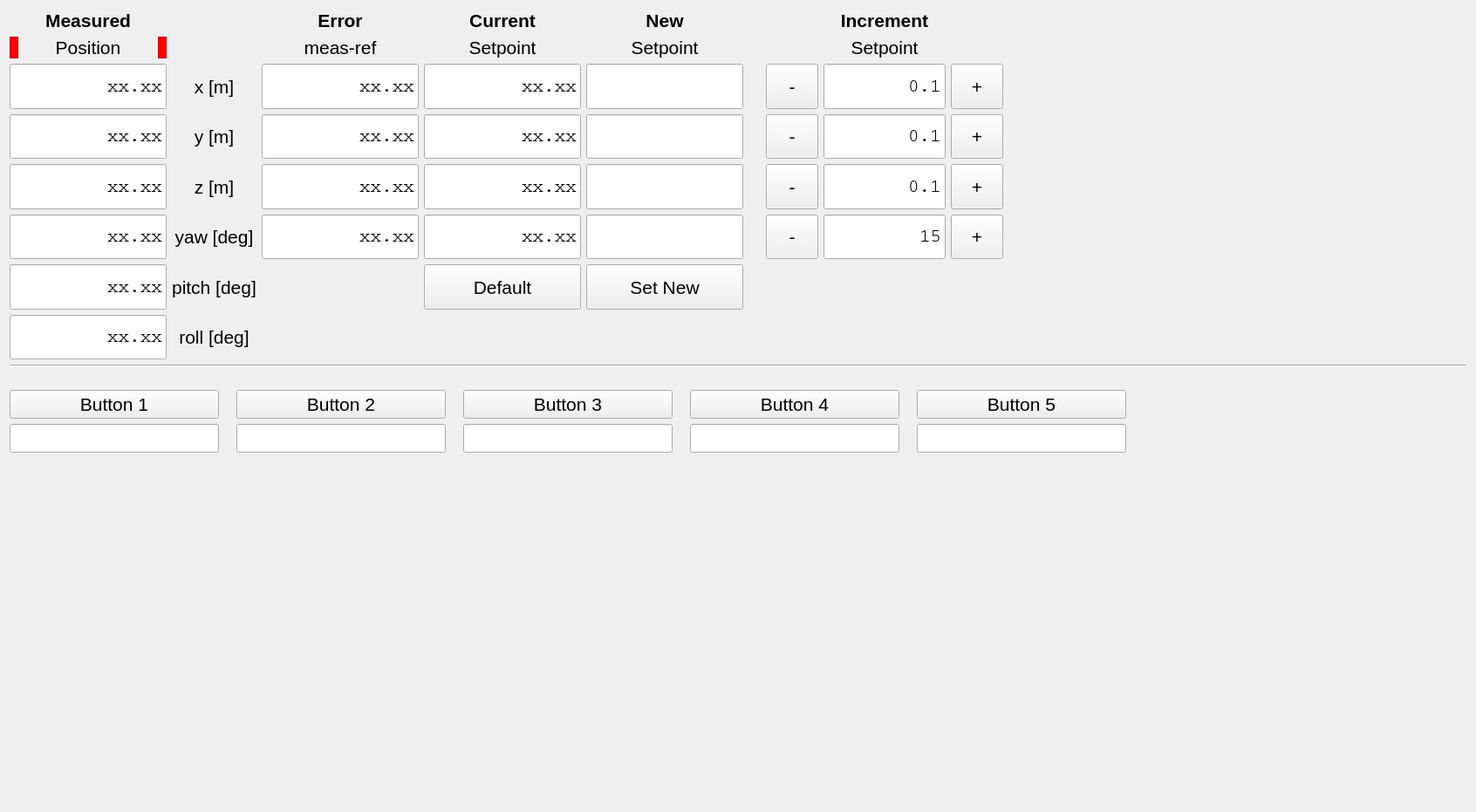
<?xml version="1.0" encoding="UTF-8"?>
<ui version="4.0">
 <class>StudentControllerTab</class>
 <widget class="QWidget" name="StudentControllerTab">
  <property name="geometry">
   <rect>
    <x>0</x>
    <y>0</y>
    <width>1692</width>
    <height>931</height>
   </rect>
  </property>
  <property name="font">
   <font>
    <pointsize>16</pointsize>
   </font>
  </property>
  <property name="windowTitle">
   <string>Form</string>
  </property>
  <layout class="QGridLayout" name="gridLayout">
   <item row="12" column="0" rowspan="2">
    <layout class="QGridLayout" name="gridLayout_3">
     <property name="leftMargin">
      <number>0</number>
     </property>
     <property name="topMargin">
      <number>0</number>
     </property>
     <property name="rightMargin">
      <number>0</number>
     </property>
     <property name="bottomMargin">
      <number>0</number>
     </property>
     <property name="horizontalSpacing">
      <number>20</number>
     </property>
     <item row="0" column="1">
      <widget class="QPushButton" name="custom_button_2">
       <property name="sizePolicy">
        <sizepolicy hsizetype="MinimumExpanding" vsizetype="MinimumExpanding">
         <horstretch>0</horstretch>
         <verstretch>0</verstretch>
        </sizepolicy>
       </property>
       <property name="maximumSize">
        <size>
         <width>240</width>
         <height>60</height>
        </size>
       </property>
       <property name="text">
        <string>Button 2</string>
       </property>
      </widget>
     </item>
     <item row="0" column="3">
      <widget class="QPushButton" name="custom_button_4">
       <property name="sizePolicy">
        <sizepolicy hsizetype="MinimumExpanding" vsizetype="MinimumExpanding">
         <horstretch>0</horstretch>
         <verstretch>0</verstretch>
        </sizepolicy>
       </property>
       <property name="maximumSize">
        <size>
         <width>240</width>
         <height>60</height>
        </size>
       </property>
       <property name="text">
        <string>Button 4</string>
       </property>
      </widget>
     </item>
     <item row="1" column="0">
      <widget class="QLineEdit" name="lineEdit_custom_1">
       <property name="sizePolicy">
        <sizepolicy hsizetype="MinimumExpanding" vsizetype="MinimumExpanding">
         <horstretch>0</horstretch>
         <verstretch>0</verstretch>
        </sizepolicy>
       </property>
       <property name="maximumSize">
        <size>
         <width>240</width>
         <height>60</height>
        </size>
       </property>
       <property name="alignment">
        <set>Qt::AlignRight|Qt::AlignTrailing|Qt::AlignVCenter</set>
       </property>
      </widget>
     </item>
     <item row="0" column="2">
      <widget class="QPushButton" name="custom_button_3">
       <property name="sizePolicy">
        <sizepolicy hsizetype="MinimumExpanding" vsizetype="MinimumExpanding">
         <horstretch>0</horstretch>
         <verstretch>0</verstretch>
        </sizepolicy>
       </property>
       <property name="maximumSize">
        <size>
         <width>240</width>
         <height>60</height>
        </size>
       </property>
       <property name="text">
        <string>Button 3</string>
       </property>
      </widget>
     </item>
     <item row="0" column="0">
      <widget class="QPushButton" name="custom_button_1">
       <property name="sizePolicy">
        <sizepolicy hsizetype="MinimumExpanding" vsizetype="MinimumExpanding">
         <horstretch>0</horstretch>
         <verstretch>0</verstretch>
        </sizepolicy>
       </property>
       <property name="maximumSize">
        <size>
         <width>240</width>
         <height>60</height>
        </size>
       </property>
       <property name="text">
        <string>Button 1</string>
       </property>
      </widget>
     </item>
     <item row="0" column="5">
      <spacer name="horizontalSpacer">
       <property name="orientation">
        <enum>Qt::Horizontal</enum>
       </property>
       <property name="sizeHint" stdset="0">
        <size>
         <width>40</width>
         <height>20</height>
        </size>
       </property>
      </spacer>
     </item>
     <item row="0" column="4">
      <widget class="QPushButton" name="custom_button_5">
       <property name="sizePolicy">
        <sizepolicy hsizetype="MinimumExpanding" vsizetype="MinimumExpanding">
         <horstretch>0</horstretch>
         <verstretch>0</verstretch>
        </sizepolicy>
       </property>
       <property name="maximumSize">
        <size>
         <width>240</width>
         <height>60</height>
        </size>
       </property>
       <property name="text">
        <string>Button 5</string>
       </property>
      </widget>
     </item>
     <item row="1" column="1">
      <widget class="QLineEdit" name="lineEdit_custom_2">
       <property name="sizePolicy">
        <sizepolicy hsizetype="MinimumExpanding" vsizetype="MinimumExpanding">
         <horstretch>0</horstretch>
         <verstretch>0</verstretch>
        </sizepolicy>
       </property>
       <property name="maximumSize">
        <size>
         <width>240</width>
         <height>60</height>
        </size>
       </property>
       <property name="alignment">
        <set>Qt::AlignRight|Qt::AlignTrailing|Qt::AlignVCenter</set>
       </property>
      </widget>
     </item>
     <item row="1" column="2">
      <widget class="QLineEdit" name="lineEdit_custom_3">
       <property name="sizePolicy">
        <sizepolicy hsizetype="MinimumExpanding" vsizetype="MinimumExpanding">
         <horstretch>0</horstretch>
         <verstretch>0</verstretch>
        </sizepolicy>
       </property>
       <property name="maximumSize">
        <size>
         <width>240</width>
         <height>60</height>
        </size>
       </property>
       <property name="alignment">
        <set>Qt::AlignRight|Qt::AlignTrailing|Qt::AlignVCenter</set>
       </property>
      </widget>
     </item>
     <item row="1" column="3">
      <widget class="QLineEdit" name="lineEdit_custom_4">
       <property name="sizePolicy">
        <sizepolicy hsizetype="MinimumExpanding" vsizetype="MinimumExpanding">
         <horstretch>0</horstretch>
         <verstretch>0</verstretch>
        </sizepolicy>
       </property>
       <property name="maximumSize">
        <size>
         <width>240</width>
         <height>60</height>
        </size>
       </property>
       <property name="alignment">
        <set>Qt::AlignRight|Qt::AlignTrailing|Qt::AlignVCenter</set>
       </property>
      </widget>
     </item>
     <item row="1" column="4">
      <widget class="QLineEdit" name="lineEdit_custom_5">
       <property name="sizePolicy">
        <sizepolicy hsizetype="MinimumExpanding" vsizetype="MinimumExpanding">
         <horstretch>0</horstretch>
         <verstretch>0</verstretch>
        </sizepolicy>
       </property>
       <property name="maximumSize">
        <size>
         <width>240</width>
         <height>60</height>
        </size>
       </property>
       <property name="alignment">
        <set>Qt::AlignRight|Qt::AlignTrailing|Qt::AlignVCenter</set>
       </property>
      </widget>
     </item>
    </layout>
   </item>
   <item row="9" column="0">
    <layout class="QGridLayout" name="gridLayout_2">
     <property name="leftMargin">
      <number>0</number>
     </property>
     <property name="topMargin">
      <number>0</number>
     </property>
     <property name="rightMargin">
      <number>0</number>
     </property>
     <property name="bottomMargin">
      <number>0</number>
     </property>
     <item row="0" column="0">
      <widget class="QLabel" name="label_measured_title">
       <property name="font">
        <font>
         <weight>75</weight>
         <bold>true</bold>
        </font>
       </property>
       <property name="text">
        <string>Measured</string>
       </property>
       <property name="alignment">
        <set>Qt::AlignCenter</set>
       </property>
      </widget>
     </item>
     <item row="3" column="2">
      <widget class="QLineEdit" name="lineEdit_error_x">
       <property name="sizePolicy">
        <sizepolicy hsizetype="MinimumExpanding" vsizetype="MinimumExpanding">
         <horstretch>0</horstretch>
         <verstretch>0</verstretch>
        </sizepolicy>
       </property>
       <property name="maximumSize">
        <size>
         <width>180</width>
         <height>60</height>
        </size>
       </property>
       <property name="font">
        <font>
         <family>Courier</family>
        </font>
       </property>
       <property name="text">
        <string>xx.xx</string>
       </property>
       <property name="alignment">
        <set>Qt::AlignRight|Qt::AlignTrailing|Qt::AlignVCenter</set>
       </property>
       <property name="readOnly">
        <bool>true</bool>
       </property>
      </widget>
     </item>
     <item row="1" column="0">
      <layout class="QHBoxLayout" name="horizontalLayout_5">
       <property name="spacing">
        <number>0</number>
       </property>
       <property name="leftMargin">
        <number>0</number>
       </property>
       <property name="topMargin">
        <number>0</number>
       </property>
       <property name="rightMargin">
        <number>0</number>
       </property>
       <property name="bottomMargin">
        <number>0</number>
       </property>
       <item>
        <widget class="QFrame" name="red_frame_position_left">
         <property name="maximumSize">
          <size>
           <width>10</width>
           <height>16777215</height>
          </size>
         </property>
         <property name="styleSheet">
          <string notr="true">background-color:red;</string>
         </property>
         <property name="frameShape">
          <enum>QFrame::StyledPanel</enum>
         </property>
         <property name="frameShadow">
          <enum>QFrame::Raised</enum>
         </property>
        </widget>
       </item>
       <item>
        <widget class="QLabel" name="label_measured_title_line2">
         <property name="text">
          <string>Position</string>
         </property>
         <property name="alignment">
          <set>Qt::AlignCenter</set>
         </property>
        </widget>
       </item>
       <item>
        <widget class="QFrame" name="red_frame_position_right">
         <property name="maximumSize">
          <size>
           <width>10</width>
           <height>16777215</height>
          </size>
         </property>
         <property name="styleSheet">
          <string notr="true">background-color:red;</string>
         </property>
         <property name="frameShape">
          <enum>QFrame::StyledPanel</enum>
         </property>
         <property name="frameShadow">
          <enum>QFrame::Raised</enum>
         </property>
        </widget>
       </item>
      </layout>
     </item>
     <item row="3" column="1">
      <widget class="QLabel" name="label_row_x">
       <property name="maximumSize">
        <size>
         <width>16777215</width>
         <height>60</height>
        </size>
       </property>
       <property name="text">
        <string>x [m]</string>
       </property>
       <property name="alignment">
        <set>Qt::AlignCenter</set>
       </property>
      </widget>
     </item>
     <item row="5" column="1">
      <widget class="QLabel" name="label_row_z">
       <property name="maximumSize">
        <size>
         <width>16777215</width>
         <height>60</height>
        </size>
       </property>
       <property name="text">
        <string>z [m]</string>
       </property>
       <property name="alignment">
        <set>Qt::AlignCenter</set>
       </property>
      </widget>
     </item>
     <item row="6" column="1">
      <widget class="QLabel" name="label_row_yaw">
       <property name="maximumSize">
        <size>
         <width>16777215</width>
         <height>60</height>
        </size>
       </property>
       <property name="text">
        <string>yaw [deg]</string>
       </property>
       <property name="alignment">
        <set>Qt::AlignCenter</set>
       </property>
      </widget>
     </item>
     <item row="3" column="6">
      <layout class="QHBoxLayout" name="horizontalLayout">
       <item>
        <widget class="QPushButton" name="x_increment_minus_button">
         <property name="sizePolicy">
          <sizepolicy hsizetype="MinimumExpanding" vsizetype="Fixed">
           <horstretch>0</horstretch>
           <verstretch>0</verstretch>
          </sizepolicy>
         </property>
         <property name="maximumSize">
          <size>
           <width>60</width>
           <height>60</height>
          </size>
         </property>
         <property name="text">
          <string>-</string>
         </property>
        </widget>
       </item>
       <item>
        <widget class="QLineEdit" name="lineEdit_setpoint_increment_x">
         <property name="sizePolicy">
          <sizepolicy hsizetype="MinimumExpanding" vsizetype="Fixed">
           <horstretch>0</horstretch>
           <verstretch>0</verstretch>
          </sizepolicy>
         </property>
         <property name="maximumSize">
          <size>
           <width>140</width>
           <height>60</height>
          </size>
         </property>
         <property name="font">
          <font>
           <family>Courier</family>
          </font>
         </property>
         <property name="text">
          <string>0.1</string>
         </property>
         <property name="alignment">
          <set>Qt::AlignRight|Qt::AlignTrailing|Qt::AlignVCenter</set>
         </property>
        </widget>
       </item>
       <item>
        <widget class="QPushButton" name="x_increment_plus_button">
         <property name="maximumSize">
          <size>
           <width>60</width>
           <height>60</height>
          </size>
         </property>
         <property name="text">
          <string>+</string>
         </property>
        </widget>
       </item>
      </layout>
     </item>
     <item row="3" column="5">
      <spacer name="horizontalSpacer_2">
       <property name="orientation">
        <enum>Qt::Horizontal</enum>
       </property>
       <property name="sizeType">
        <enum>QSizePolicy::Fixed</enum>
       </property>
       <property name="sizeHint" stdset="0">
        <size>
         <width>20</width>
         <height>20</height>
        </size>
       </property>
      </spacer>
     </item>
     <item row="4" column="1">
      <widget class="QLabel" name="label_row_y">
       <property name="maximumSize">
        <size>
         <width>16777215</width>
         <height>60</height>
        </size>
       </property>
       <property name="text">
        <string>y [m]</string>
       </property>
       <property name="alignment">
        <set>Qt::AlignCenter</set>
       </property>
      </widget>
     </item>
     <item row="7" column="1">
      <widget class="QLabel" name="label_row_pitch">
       <property name="maximumSize">
        <size>
         <width>16777215</width>
         <height>60</height>
        </size>
       </property>
       <property name="text">
        <string>pitch [deg]</string>
       </property>
       <property name="alignment">
        <set>Qt::AlignCenter</set>
       </property>
      </widget>
     </item>
     <item row="8" column="1">
      <widget class="QLabel" name="label_row_roll">
       <property name="maximumSize">
        <size>
         <width>16777215</width>
         <height>60</height>
        </size>
       </property>
       <property name="text">
        <string>roll [deg]</string>
       </property>
       <property name="alignment">
        <set>Qt::AlignCenter</set>
       </property>
      </widget>
     </item>
     <item row="1" column="2">
      <widget class="QLabel" name="label_error_title_line2">
       <property name="text">
        <string>meas-ref</string>
       </property>
       <property name="alignment">
        <set>Qt::AlignCenter</set>
       </property>
      </widget>
     </item>
     <item row="1" column="3">
      <widget class="QLabel" name="label_current_title_2">
       <property name="text">
        <string>Setpoint</string>
       </property>
       <property name="alignment">
        <set>Qt::AlignCenter</set>
       </property>
      </widget>
     </item>
     <item row="0" column="2">
      <widget class="QLabel" name="label_error_title">
       <property name="font">
        <font>
         <weight>75</weight>
         <bold>true</bold>
        </font>
       </property>
       <property name="text">
        <string>Error</string>
       </property>
       <property name="alignment">
        <set>Qt::AlignCenter</set>
       </property>
      </widget>
     </item>
     <item row="7" column="3">
      <widget class="QPushButton" name="default_setpoint_button">
       <property name="sizePolicy">
        <sizepolicy hsizetype="MinimumExpanding" vsizetype="MinimumExpanding">
         <horstretch>0</horstretch>
         <verstretch>0</verstretch>
        </sizepolicy>
       </property>
       <property name="maximumSize">
        <size>
         <width>180</width>
         <height>60</height>
        </size>
       </property>
       <property name="text">
        <string>Default</string>
       </property>
      </widget>
     </item>
     <item row="0" column="4">
      <widget class="QLabel" name="label_new_title">
       <property name="font">
        <font>
         <weight>75</weight>
         <bold>true</bold>
        </font>
       </property>
       <property name="text">
        <string>New</string>
       </property>
       <property name="alignment">
        <set>Qt::AlignCenter</set>
       </property>
      </widget>
     </item>
     <item row="1" column="4">
      <widget class="QLabel" name="label_new_title_line2">
       <property name="text">
        <string>Setpoint</string>
       </property>
       <property name="alignment">
        <set>Qt::AlignCenter</set>
       </property>
      </widget>
     </item>
     <item row="4" column="2">
      <widget class="QLineEdit" name="lineEdit_error_y">
       <property name="sizePolicy">
        <sizepolicy hsizetype="MinimumExpanding" vsizetype="MinimumExpanding">
         <horstretch>0</horstretch>
         <verstretch>0</verstretch>
        </sizepolicy>
       </property>
       <property name="maximumSize">
        <size>
         <width>180</width>
         <height>60</height>
        </size>
       </property>
       <property name="font">
        <font>
         <family>Courier</family>
        </font>
       </property>
       <property name="text">
        <string>xx.xx</string>
       </property>
       <property name="alignment">
        <set>Qt::AlignRight|Qt::AlignTrailing|Qt::AlignVCenter</set>
       </property>
       <property name="readOnly">
        <bool>true</bool>
       </property>
      </widget>
     </item>
     <item row="5" column="2">
      <widget class="QLineEdit" name="lineEdit_error_z">
       <property name="sizePolicy">
        <sizepolicy hsizetype="MinimumExpanding" vsizetype="MinimumExpanding">
         <horstretch>0</horstretch>
         <verstretch>0</verstretch>
        </sizepolicy>
       </property>
       <property name="maximumSize">
        <size>
         <width>180</width>
         <height>60</height>
        </size>
       </property>
       <property name="font">
        <font>
         <family>Courier</family>
        </font>
       </property>
       <property name="text">
        <string>xx.xx</string>
       </property>
       <property name="alignment">
        <set>Qt::AlignRight|Qt::AlignTrailing|Qt::AlignVCenter</set>
       </property>
       <property name="readOnly">
        <bool>true</bool>
       </property>
      </widget>
     </item>
     <item row="6" column="2">
      <widget class="QLineEdit" name="lineEdit_error_yaw">
       <property name="sizePolicy">
        <sizepolicy hsizetype="MinimumExpanding" vsizetype="MinimumExpanding">
         <horstretch>0</horstretch>
         <verstretch>0</verstretch>
        </sizepolicy>
       </property>
       <property name="maximumSize">
        <size>
         <width>180</width>
         <height>60</height>
        </size>
       </property>
       <property name="font">
        <font>
         <family>Courier</family>
        </font>
       </property>
       <property name="text">
        <string>xx.xx</string>
       </property>
       <property name="alignment">
        <set>Qt::AlignRight|Qt::AlignTrailing|Qt::AlignVCenter</set>
       </property>
       <property name="readOnly">
        <bool>true</bool>
       </property>
      </widget>
     </item>
     <item row="0" column="3">
      <widget class="QLabel" name="label_current_title">
       <property name="font">
        <font>
         <weight>75</weight>
         <bold>true</bold>
        </font>
       </property>
       <property name="text">
        <string>Current</string>
       </property>
       <property name="alignment">
        <set>Qt::AlignCenter</set>
       </property>
      </widget>
     </item>
     <item row="4" column="3">
      <widget class="QLineEdit" name="lineEdit_setpoint_current_y">
       <property name="sizePolicy">
        <sizepolicy hsizetype="MinimumExpanding" vsizetype="MinimumExpanding">
         <horstretch>0</horstretch>
         <verstretch>0</verstretch>
        </sizepolicy>
       </property>
       <property name="maximumSize">
        <size>
         <width>180</width>
         <height>60</height>
        </size>
       </property>
       <property name="font">
        <font>
         <family>Courier</family>
        </font>
       </property>
       <property name="text">
        <string>xx.xx</string>
       </property>
       <property name="alignment">
        <set>Qt::AlignRight|Qt::AlignTrailing|Qt::AlignVCenter</set>
       </property>
       <property name="readOnly">
        <bool>true</bool>
       </property>
      </widget>
     </item>
     <item row="5" column="3">
      <widget class="QLineEdit" name="lineEdit_setpoint_current_z">
       <property name="sizePolicy">
        <sizepolicy hsizetype="MinimumExpanding" vsizetype="MinimumExpanding">
         <horstretch>0</horstretch>
         <verstretch>0</verstretch>
        </sizepolicy>
       </property>
       <property name="maximumSize">
        <size>
         <width>180</width>
         <height>60</height>
        </size>
       </property>
       <property name="font">
        <font>
         <family>Courier</family>
        </font>
       </property>
       <property name="text">
        <string>xx.xx</string>
       </property>
       <property name="alignment">
        <set>Qt::AlignRight|Qt::AlignTrailing|Qt::AlignVCenter</set>
       </property>
       <property name="readOnly">
        <bool>true</bool>
       </property>
      </widget>
     </item>
     <item row="6" column="3">
      <widget class="QLineEdit" name="lineEdit_setpoint_current_yaw">
       <property name="sizePolicy">
        <sizepolicy hsizetype="MinimumExpanding" vsizetype="MinimumExpanding">
         <horstretch>0</horstretch>
         <verstretch>0</verstretch>
        </sizepolicy>
       </property>
       <property name="maximumSize">
        <size>
         <width>180</width>
         <height>60</height>
        </size>
       </property>
       <property name="font">
        <font>
         <family>Courier</family>
        </font>
       </property>
       <property name="text">
        <string>xx.xx</string>
       </property>
       <property name="alignment">
        <set>Qt::AlignRight|Qt::AlignTrailing|Qt::AlignVCenter</set>
       </property>
       <property name="readOnly">
        <bool>true</bool>
       </property>
      </widget>
     </item>
     <item row="3" column="3">
      <widget class="QLineEdit" name="lineEdit_setpoint_current_x">
       <property name="sizePolicy">
        <sizepolicy hsizetype="MinimumExpanding" vsizetype="MinimumExpanding">
         <horstretch>0</horstretch>
         <verstretch>0</verstretch>
        </sizepolicy>
       </property>
       <property name="maximumSize">
        <size>
         <width>180</width>
         <height>60</height>
        </size>
       </property>
       <property name="font">
        <font>
         <family>Courier</family>
        </font>
       </property>
       <property name="text">
        <string>xx.xx</string>
       </property>
       <property name="alignment">
        <set>Qt::AlignRight|Qt::AlignTrailing|Qt::AlignVCenter</set>
       </property>
       <property name="readOnly">
        <bool>true</bool>
       </property>
      </widget>
     </item>
     <item row="0" column="6">
      <widget class="QLabel" name="label_2">
       <property name="font">
        <font>
         <weight>75</weight>
         <bold>true</bold>
        </font>
       </property>
       <property name="text">
        <string>Increment</string>
       </property>
       <property name="alignment">
        <set>Qt::AlignCenter</set>
       </property>
      </widget>
     </item>
     <item row="6" column="4">
      <widget class="QLineEdit" name="lineEdit_setpoint_new_yaw">
       <property name="sizePolicy">
        <sizepolicy hsizetype="MinimumExpanding" vsizetype="MinimumExpanding">
         <horstretch>0</horstretch>
         <verstretch>0</verstretch>
        </sizepolicy>
       </property>
       <property name="maximumSize">
        <size>
         <width>180</width>
         <height>60</height>
        </size>
       </property>
       <property name="font">
        <font>
         <family>Courier</family>
        </font>
       </property>
       <property name="alignment">
        <set>Qt::AlignRight|Qt::AlignTrailing|Qt::AlignVCenter</set>
       </property>
      </widget>
     </item>
     <item row="7" column="4">
      <widget class="QPushButton" name="set_setpoint_button">
       <property name="sizePolicy">
        <sizepolicy hsizetype="MinimumExpanding" vsizetype="MinimumExpanding">
         <horstretch>0</horstretch>
         <verstretch>0</verstretch>
        </sizepolicy>
       </property>
       <property name="maximumSize">
        <size>
         <width>180</width>
         <height>60</height>
        </size>
       </property>
       <property name="text">
        <string>Set New</string>
       </property>
      </widget>
     </item>
     <item row="4" column="4">
      <widget class="QLineEdit" name="lineEdit_setpoint_new_y">
       <property name="sizePolicy">
        <sizepolicy hsizetype="MinimumExpanding" vsizetype="MinimumExpanding">
         <horstretch>0</horstretch>
         <verstretch>0</verstretch>
        </sizepolicy>
       </property>
       <property name="maximumSize">
        <size>
         <width>180</width>
         <height>60</height>
        </size>
       </property>
       <property name="font">
        <font>
         <family>Courier</family>
        </font>
       </property>
       <property name="alignment">
        <set>Qt::AlignRight|Qt::AlignTrailing|Qt::AlignVCenter</set>
       </property>
      </widget>
     </item>
     <item row="5" column="4">
      <widget class="QLineEdit" name="lineEdit_setpoint_new_z">
       <property name="sizePolicy">
        <sizepolicy hsizetype="MinimumExpanding" vsizetype="MinimumExpanding">
         <horstretch>0</horstretch>
         <verstretch>0</verstretch>
        </sizepolicy>
       </property>
       <property name="maximumSize">
        <size>
         <width>180</width>
         <height>60</height>
        </size>
       </property>
       <property name="font">
        <font>
         <family>Courier</family>
        </font>
       </property>
       <property name="alignment">
        <set>Qt::AlignRight|Qt::AlignTrailing|Qt::AlignVCenter</set>
       </property>
      </widget>
     </item>
     <item row="3" column="4">
      <widget class="QLineEdit" name="lineEdit_setpoint_new_x">
       <property name="sizePolicy">
        <sizepolicy hsizetype="MinimumExpanding" vsizetype="MinimumExpanding">
         <horstretch>0</horstretch>
         <verstretch>0</verstretch>
        </sizepolicy>
       </property>
       <property name="maximumSize">
        <size>
         <width>180</width>
         <height>60</height>
        </size>
       </property>
       <property name="font">
        <font>
         <family>Courier</family>
        </font>
       </property>
       <property name="alignment">
        <set>Qt::AlignRight|Qt::AlignTrailing|Qt::AlignVCenter</set>
       </property>
      </widget>
     </item>
     <item row="1" column="6">
      <widget class="QLabel" name="label">
       <property name="text">
        <string>Setpoint</string>
       </property>
       <property name="alignment">
        <set>Qt::AlignCenter</set>
       </property>
      </widget>
     </item>
     <item row="4" column="6">
      <layout class="QHBoxLayout" name="horizontalLayout_2">
       <item>
        <widget class="QPushButton" name="y_increment_minus_button">
         <property name="sizePolicy">
          <sizepolicy hsizetype="MinimumExpanding" vsizetype="Fixed">
           <horstretch>0</horstretch>
           <verstretch>0</verstretch>
          </sizepolicy>
         </property>
         <property name="maximumSize">
          <size>
           <width>60</width>
           <height>60</height>
          </size>
         </property>
         <property name="text">
          <string>-</string>
         </property>
        </widget>
       </item>
       <item>
        <widget class="QLineEdit" name="lineEdit_setpoint_increment_y">
         <property name="sizePolicy">
          <sizepolicy hsizetype="MinimumExpanding" vsizetype="Fixed">
           <horstretch>0</horstretch>
           <verstretch>0</verstretch>
          </sizepolicy>
         </property>
         <property name="maximumSize">
          <size>
           <width>140</width>
           <height>60</height>
          </size>
         </property>
         <property name="font">
          <font>
           <family>Courier</family>
          </font>
         </property>
         <property name="text">
          <string>0.1</string>
         </property>
         <property name="alignment">
          <set>Qt::AlignRight|Qt::AlignTrailing|Qt::AlignVCenter</set>
         </property>
        </widget>
       </item>
       <item>
        <widget class="QPushButton" name="y_increment_plus_button">
         <property name="sizePolicy">
          <sizepolicy hsizetype="MinimumExpanding" vsizetype="Fixed">
           <horstretch>0</horstretch>
           <verstretch>0</verstretch>
          </sizepolicy>
         </property>
         <property name="maximumSize">
          <size>
           <width>60</width>
           <height>60</height>
          </size>
         </property>
         <property name="text">
          <string>+</string>
         </property>
        </widget>
       </item>
      </layout>
     </item>
     <item row="6" column="6">
      <layout class="QHBoxLayout" name="horizontalLayout_4">
       <item>
        <widget class="QPushButton" name="yaw_increment_minus_button">
         <property name="sizePolicy">
          <sizepolicy hsizetype="MinimumExpanding" vsizetype="Fixed">
           <horstretch>0</horstretch>
           <verstretch>0</verstretch>
          </sizepolicy>
         </property>
         <property name="maximumSize">
          <size>
           <width>60</width>
           <height>60</height>
          </size>
         </property>
         <property name="text">
          <string>-</string>
         </property>
        </widget>
       </item>
       <item>
        <widget class="QLineEdit" name="lineEdit_setpoint_increment_yaw">
         <property name="sizePolicy">
          <sizepolicy hsizetype="MinimumExpanding" vsizetype="Fixed">
           <horstretch>0</horstretch>
           <verstretch>0</verstretch>
          </sizepolicy>
         </property>
         <property name="maximumSize">
          <size>
           <width>140</width>
           <height>60</height>
          </size>
         </property>
         <property name="font">
          <font>
           <family>Courier</family>
          </font>
         </property>
         <property name="text">
          <string>15</string>
         </property>
         <property name="alignment">
          <set>Qt::AlignRight|Qt::AlignTrailing|Qt::AlignVCenter</set>
         </property>
        </widget>
       </item>
       <item>
        <widget class="QPushButton" name="yaw_increment_plus_button">
         <property name="sizePolicy">
          <sizepolicy hsizetype="MinimumExpanding" vsizetype="Fixed">
           <horstretch>0</horstretch>
           <verstretch>0</verstretch>
          </sizepolicy>
         </property>
         <property name="maximumSize">
          <size>
           <width>60</width>
           <height>60</height>
          </size>
         </property>
         <property name="text">
          <string>+</string>
         </property>
        </widget>
       </item>
      </layout>
     </item>
     <item row="5" column="6">
      <layout class="QHBoxLayout" name="horizontalLayout_3">
       <item>
        <widget class="QPushButton" name="z_increment_minus_button">
         <property name="sizePolicy">
          <sizepolicy hsizetype="MinimumExpanding" vsizetype="Fixed">
           <horstretch>0</horstretch>
           <verstretch>0</verstretch>
          </sizepolicy>
         </property>
         <property name="maximumSize">
          <size>
           <width>60</width>
           <height>60</height>
          </size>
         </property>
         <property name="text">
          <string>-</string>
         </property>
        </widget>
       </item>
       <item>
        <widget class="QLineEdit" name="lineEdit_setpoint_increment_z">
         <property name="sizePolicy">
          <sizepolicy hsizetype="MinimumExpanding" vsizetype="Fixed">
           <horstretch>0</horstretch>
           <verstretch>0</verstretch>
          </sizepolicy>
         </property>
         <property name="maximumSize">
          <size>
           <width>140</width>
           <height>60</height>
          </size>
         </property>
         <property name="font">
          <font>
           <family>Courier</family>
          </font>
         </property>
         <property name="text">
          <string>0.1</string>
         </property>
         <property name="alignment">
          <set>Qt::AlignRight|Qt::AlignTrailing|Qt::AlignVCenter</set>
         </property>
        </widget>
       </item>
       <item>
        <widget class="QPushButton" name="z_increment_plus_button">
         <property name="sizePolicy">
          <sizepolicy hsizetype="MinimumExpanding" vsizetype="Fixed">
           <horstretch>0</horstretch>
           <verstretch>0</verstretch>
          </sizepolicy>
         </property>
         <property name="maximumSize">
          <size>
           <width>60</width>
           <height>60</height>
          </size>
         </property>
         <property name="text">
          <string>+</string>
         </property>
        </widget>
       </item>
      </layout>
     </item>
     <item row="3" column="7">
      <spacer name="horizontalSpacer_3">
       <property name="orientation">
        <enum>Qt::Horizontal</enum>
       </property>
       <property name="sizeHint" stdset="0">
        <size>
         <width>40</width>
         <height>20</height>
        </size>
       </property>
      </spacer>
     </item>
     <item row="3" column="0">
      <layout class="QHBoxLayout" name="horizontalLayout_6">
       <item>
        <widget class="QLineEdit" name="lineEdit_measured_x">
         <property name="sizePolicy">
          <sizepolicy hsizetype="MinimumExpanding" vsizetype="MinimumExpanding">
           <horstretch>0</horstretch>
           <verstretch>0</verstretch>
          </sizepolicy>
         </property>
         <property name="maximumSize">
          <size>
           <width>180</width>
           <height>60</height>
          </size>
         </property>
         <property name="font">
          <font>
           <family>Courier</family>
          </font>
         </property>
         <property name="text">
          <string>xx.xx</string>
         </property>
         <property name="alignment">
          <set>Qt::AlignRight|Qt::AlignTrailing|Qt::AlignVCenter</set>
         </property>
         <property name="readOnly">
          <bool>true</bool>
         </property>
        </widget>
       </item>
      </layout>
     </item>
     <item row="4" column="0">
      <layout class="QHBoxLayout" name="horizontalLayout_7">
       <item>
        <widget class="QLineEdit" name="lineEdit_measured_y">
         <property name="sizePolicy">
          <sizepolicy hsizetype="MinimumExpanding" vsizetype="MinimumExpanding">
           <horstretch>0</horstretch>
           <verstretch>0</verstretch>
          </sizepolicy>
         </property>
         <property name="maximumSize">
          <size>
           <width>180</width>
           <height>60</height>
          </size>
         </property>
         <property name="font">
          <font>
           <family>Courier</family>
          </font>
         </property>
         <property name="text">
          <string>xx.xx</string>
         </property>
         <property name="alignment">
          <set>Qt::AlignRight|Qt::AlignTrailing|Qt::AlignVCenter</set>
         </property>
         <property name="readOnly">
          <bool>true</bool>
         </property>
        </widget>
       </item>
      </layout>
     </item>
     <item row="5" column="0">
      <layout class="QHBoxLayout" name="horizontalLayout_8">
       <item>
        <widget class="QLineEdit" name="lineEdit_measured_z">
         <property name="sizePolicy">
          <sizepolicy hsizetype="MinimumExpanding" vsizetype="MinimumExpanding">
           <horstretch>0</horstretch>
           <verstretch>0</verstretch>
          </sizepolicy>
         </property>
         <property name="maximumSize">
          <size>
           <width>180</width>
           <height>60</height>
          </size>
         </property>
         <property name="font">
          <font>
           <family>Courier</family>
          </font>
         </property>
         <property name="text">
          <string>xx.xx</string>
         </property>
         <property name="alignment">
          <set>Qt::AlignRight|Qt::AlignTrailing|Qt::AlignVCenter</set>
         </property>
         <property name="readOnly">
          <bool>true</bool>
         </property>
        </widget>
       </item>
      </layout>
     </item>
     <item row="7" column="0">
      <layout class="QHBoxLayout" name="horizontalLayout_9">
       <item>
        <widget class="QLineEdit" name="lineEdit_measured_pitch">
         <property name="sizePolicy">
          <sizepolicy hsizetype="MinimumExpanding" vsizetype="MinimumExpanding">
           <horstretch>0</horstretch>
           <verstretch>0</verstretch>
          </sizepolicy>
         </property>
         <property name="maximumSize">
          <size>
           <width>180</width>
           <height>60</height>
          </size>
         </property>
         <property name="font">
          <font>
           <family>Courier</family>
          </font>
         </property>
         <property name="text">
          <string>xx.xx</string>
         </property>
         <property name="alignment">
          <set>Qt::AlignRight|Qt::AlignTrailing|Qt::AlignVCenter</set>
         </property>
         <property name="readOnly">
          <bool>true</bool>
         </property>
        </widget>
       </item>
      </layout>
     </item>
     <item row="6" column="0">
      <layout class="QHBoxLayout" name="horizontalLayout_10">
       <item>
        <widget class="QLineEdit" name="lineEdit_measured_yaw">
         <property name="sizePolicy">
          <sizepolicy hsizetype="MinimumExpanding" vsizetype="MinimumExpanding">
           <horstretch>0</horstretch>
           <verstretch>0</verstretch>
          </sizepolicy>
         </property>
         <property name="maximumSize">
          <size>
           <width>180</width>
           <height>60</height>
          </size>
         </property>
         <property name="font">
          <font>
           <family>Courier</family>
          </font>
         </property>
         <property name="text">
          <string>xx.xx</string>
         </property>
         <property name="alignment">
          <set>Qt::AlignRight|Qt::AlignTrailing|Qt::AlignVCenter</set>
         </property>
         <property name="readOnly">
          <bool>true</bool>
         </property>
        </widget>
       </item>
      </layout>
     </item>
     <item row="8" column="0">
      <layout class="QHBoxLayout" name="horizontalLayout_11">
       <item>
        <widget class="QLineEdit" name="lineEdit_measured_roll">
         <property name="sizePolicy">
          <sizepolicy hsizetype="MinimumExpanding" vsizetype="MinimumExpanding">
           <horstretch>0</horstretch>
           <verstretch>0</verstretch>
          </sizepolicy>
         </property>
         <property name="maximumSize">
          <size>
           <width>180</width>
           <height>60</height>
          </size>
         </property>
         <property name="font">
          <font>
           <family>Courier</family>
          </font>
         </property>
         <property name="text">
          <string>xx.xx</string>
         </property>
         <property name="alignment">
          <set>Qt::AlignRight|Qt::AlignTrailing|Qt::AlignVCenter</set>
         </property>
         <property name="readOnly">
          <bool>true</bool>
         </property>
        </widget>
       </item>
      </layout>
     </item>
    </layout>
   </item>
   <item row="14" column="0">
    <spacer name="verticalSpacer">
     <property name="orientation">
      <enum>Qt::Vertical</enum>
     </property>
     <property name="sizeHint" stdset="0">
      <size>
       <width>20</width>
       <height>40</height>
      </size>
     </property>
    </spacer>
   </item>
   <item row="11" column="0">
    <spacer name="verticalSpacer_2">
     <property name="orientation">
      <enum>Qt::Vertical</enum>
     </property>
     <property name="sizeType">
      <enum>QSizePolicy::Fixed</enum>
     </property>
     <property name="sizeHint" stdset="0">
      <size>
       <width>20</width>
       <height>20</height>
      </size>
     </property>
    </spacer>
   </item>
   <item row="10" column="0">
    <widget class="Line" name="line">
     <property name="orientation">
      <enum>Qt::Horizontal</enum>
     </property>
    </widget>
   </item>
  </layout>
 </widget>
 <resources/>
 <connections/>
</ui>
